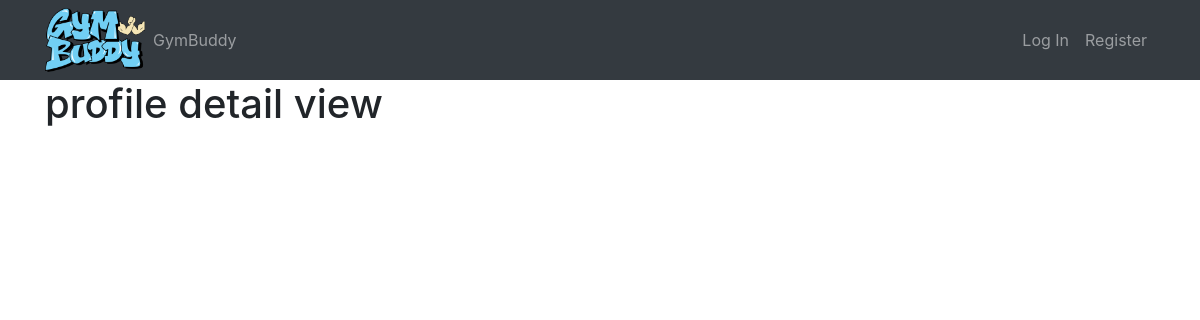
/search/user/testsignals45, run on an earlier commit of the app's database.
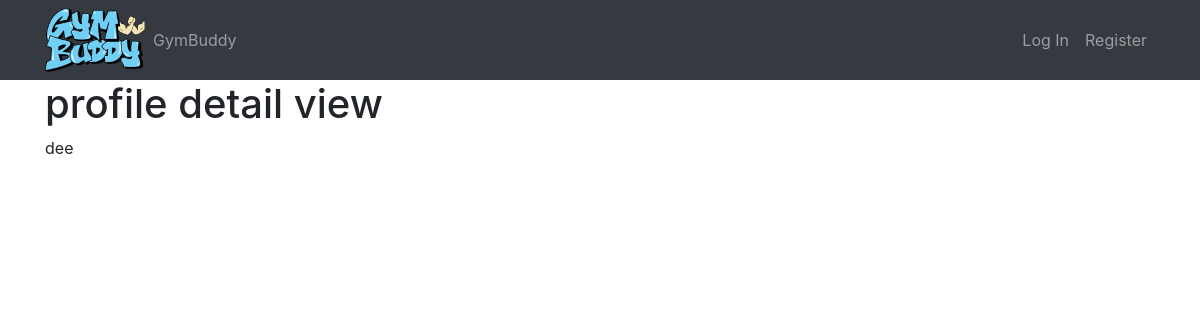
And on a later commit of the database.
### Users/models.py (models this page shows, shortened)
class Profile(models.Model):
    goal_choices = [
        ('bulk', 'Bulk'),
        ('cut', 'Cut'),
        ('tone', 'Tone')
    ]
    experience_choices = [
        ('beginner', 'Beginner'),
        ('intermediate', 'Intermediate'),
        ('advanced', 'Advanced'),
    ]
    sex_choices = [
        ("male", "Male"),
        ("female", "Female")
    ]
    city_choices = [
        ('san luis obispo', 'San Luis Obispo'),
        ('atascadero', 'Atascadero')
    ]
    gym_choices = [
        ('ASI Recreation Center', 'ASI Recreation Center'),
    ]
    user = models.OneToOneField(User, on_delete=models.CASCADE, primary_key=True)
    image = models.ImageField(default='default.JPG', upload_to='profile_pics')
    first_name = models.CharField(max_length=30, default="",  blank=False)
    last_name = models.CharField(max_length=30, default="", blank=False)
    age = models.IntegerField(default=18)
    goal = models.CharField(max_length=30, choices=goal_choices, default="")
    experience = models.CharField(max_length=30, choices=experience_choices, default="")
    city = models.CharField(max_length=30, choices=city_choices, default="")
    gym_membership = models.CharField(max_length=30, choices=gym_choices, default="")
    sex = models.CharField(max_length=30, choices=sex_choices, default="")

### Search/views.py (the view)
# urls.py: path('user/<str:username>', ProfileModifiedListView.as_view(), name='profile-detail')
class ProfileModifiedListView(ListView):
    model = User
    template_name = 'Search/search-profile-details.html'
    context_object_name = 'specificUser'
    def get_queryset(self):
        user = get_object_or_404(User, username=self.kwargs.get('username'))
        return Profile.objects.filter(user=user)

### Search/templates/Search/search-profile-details.html
{% extends 'Search/base.html' %}
{% block content %}
    <div class="container">
        <h1> profile detail view </h1>
        {% for user in specificUser %}
            {{ user.first_name }}
        {% endfor %}
    </div>
{% endblock %}

What changed in the data, as far as the page shows it:
now on this page (row edited): Profile: first_name "dee"
